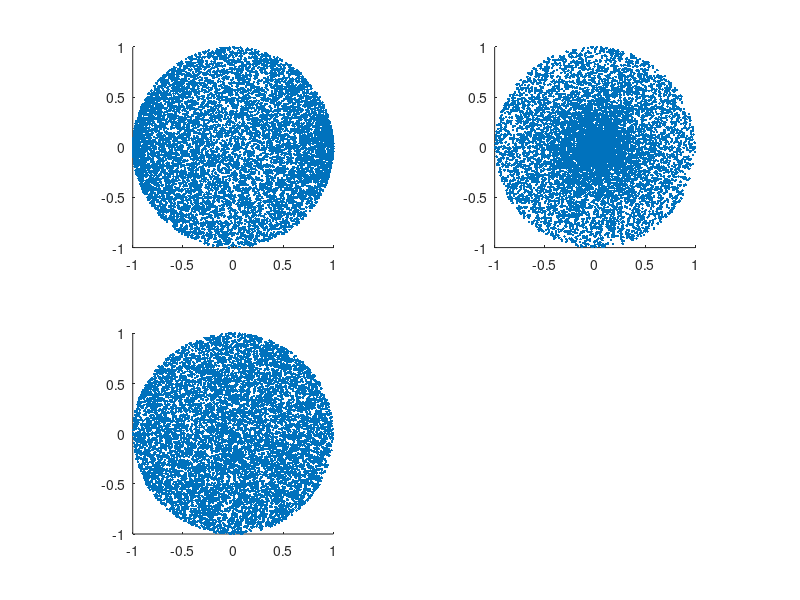

The MATLAB source for this figure:
clf
n = 1e4;

X1 = 2*rand(n,1)-1; 
Y1 = (2*rand(n,1)-1).*sqrt(1-X1.^2);

R=rand(n,1);
Theta=2*pi*rand(n,1);
X2 = R.*cos(Theta);
Y2 = R.*sin(Theta);

X3 = sqrt(R).*cos(Theta);
Y3 = sqrt(R).*sin(Theta);

subplot(2,2,1)
scatter(X1,Y1,'.')
axis equal
ylim([-1,1])
xlim([-1,1])

subplot(2,2,2)
scatter(X2,Y2,'.')
axis equal
ylim([-1,1])
xlim([-1,1])

subplot(2,2,3)
scatter(X3,Y3,'.')
axis equal
ylim([-1,1])
xlim([-1,1])
